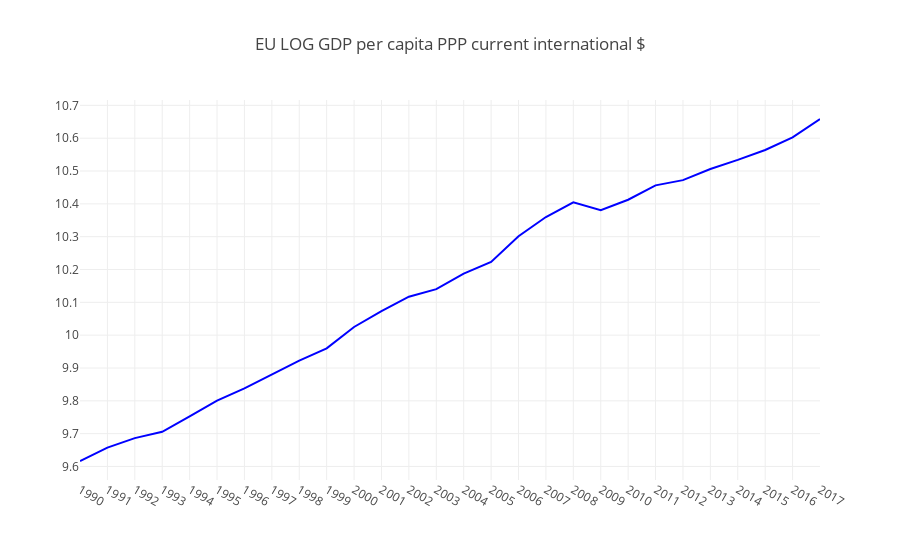

The cell this chart's notebook holds for it:
### Code cell
# Plotting LOG of time series
ts_2=ts
ts_2['log_GDP_pc']=np.log(ts['GDP per capita'])
X=ts['log_GDP_pc'].index
y_1=ts['log_GDP_pc']
layout = go.Layout(title= 'EU LOG GDP per capita PPP current international $',
    xaxis = dict(ticks='', nticks=43),
    yaxis = dict(nticks=20),legend=dict(x=0.7, y=1))
trace0 = go.Scatter(x=X,y=y_1, mode = 'lines',name="EU GDP per capita PPP $ growth 1990-2017", marker = dict(size=12, color='blue'))
data = [trace0]
fig =go.Figure(data=data, layout=layout)
iplot(fig, filename='heatmap',show_link=False)

### Figure 1 — Plotly figure (JSON) as saved in the notebook; plotly's stock layout.template omitted (floating-point values rounded to 4 significant figures)
{"data": [{"marker": {"color": "blue", "size": 12}, "mode": "lines", "name": "EU GDP per capita PPP $ growth 1990-2017", "type": "scatter", "uid": "9a2d7fac-cf44-4609-a2bc-43467ecafaf2", "x": ["1990", "1991", "1992", "1993", "1994", "1995", "1996", "1997", "1998", "1999", "2000", "2001", "2002", "2003", "2004", "2005", "2006", "2007", "2008", "2009", "2010", "2011", "2012", "2013", "2014", "2015", "2016", "2017"], "y": [9.617, 9.658, 9.686, 9.706, 9.753, 9.801, 9.838, 9.88, 9.922, 9.96, 10.02, 10.07, 10.12, 10.14, 10.19, 10.22, 10.3, 10.36, 10.4, 10.38, 10.41, 10.46, 10.47, 10.51, 10.53, 10.56, 10.6, 10.66]}], "layout": {"legend": {"x": 0.7, "y": 1}, "title": {"text": "EU LOG GDP per capita PPP current international $"}, "xaxis": {"nticks": 43, "ticks": ""}, "yaxis": {"nticks": 20}}}
